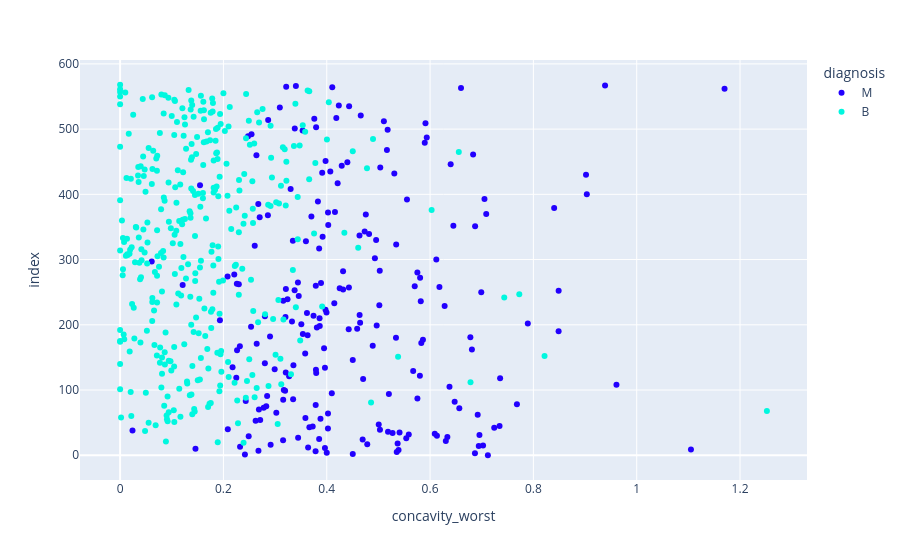

Write notebook code for a chart like this one.
### Markdown cell above
<h1> Step 3.4 Visualise the data set </h1>
Draw a scatter plot on concavity_worst field and understand the spread of malignancy

### Code cell
# same idea with concavity_worst - a clearer separation than symmetry
px.scatter(data_frame=df,x='concavity_worst',color='diagnosis',color_discrete_sequence=['#2200FE','#00F7DF'])

### Figure 1 — Plotly figure (JSON) as saved in the notebook; plotly's stock layout.template omitted (floating-point values rounded to 4 significant figures; data arrays with more than 128 entries replaced by an {"elided": "..."} marker saying what was removed)
{"data": [{"hovertemplate": "diagnosis=M<br>concavity_worst=%{x}<br>index=%{y}<extra></extra>", "legendgroup": "M", "marker": {"color": "#2200FE", "symbol": "circle"}, "mode": "markers", "name": "M", "orientation": "h", "showlegend": true, "x": {"elided": "212 float values"}, "xaxis": "x", "y": {"elided": "212 int values"}, "yaxis": "y", "type": "scatter"}, {"hovertemplate": "diagnosis=B<br>concavity_worst=%{x}<br>index=%{y}<extra></extra>", "legendgroup": "B", "marker": {"color": "#00F7DF", "symbol": "circle"}, "mode": "markers", "name": "B", "orientation": "h", "showlegend": true, "x": {"elided": "357 float values"}, "xaxis": "x", "y": {"elided": "357 int values"}, "yaxis": "y", "type": "scatter"}], "layout": {"xaxis": {"anchor": "y", "domain": [0.0, 1.0], "title": {"text": "concavity_worst"}}, "yaxis": {"anchor": "x", "domain": [0.0, 1.0], "title": {"text": "index"}}, "legend": {"title": {"text": "diagnosis"}, "tracegroupgap": 0}, "margin": {"t": 60}}}
